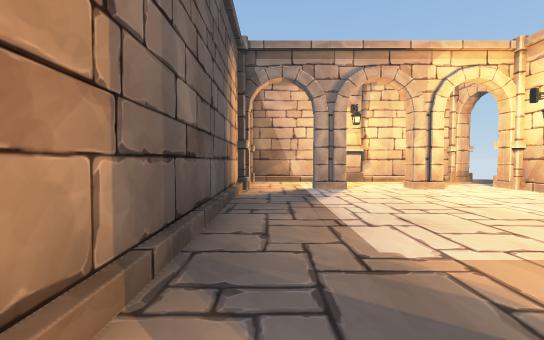
[1] (above)

16 first-person views from a walk through a Unity game level. The camera is 0.59 m above the floor, tilts 2° down and sees 90° across. Doors are open. The floor is counted in squares, 1 m on a side. Each view is taken from the middle of a square. On the plan, view 1 faces up. The plan holds only what a view shows up to about 9 squares ahead; the rest is blank. The player is left out.

[2]
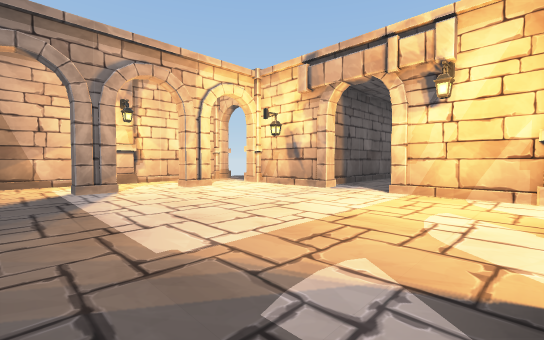

[3]
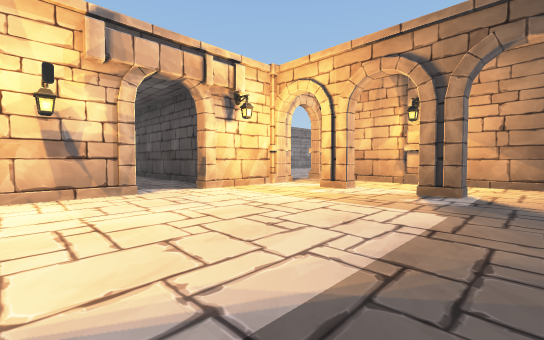

[4]
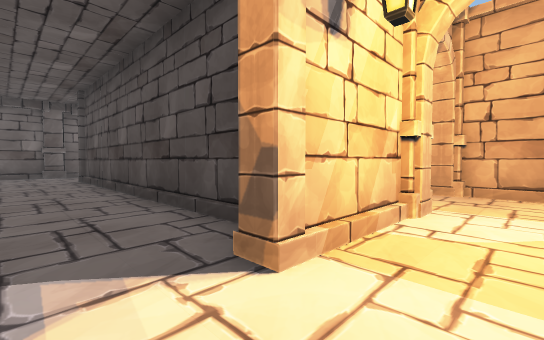

[5]
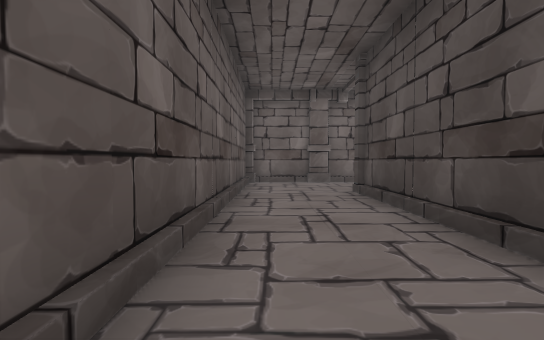

[6]
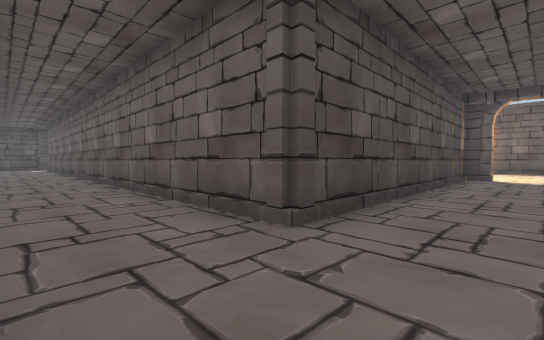

[7]
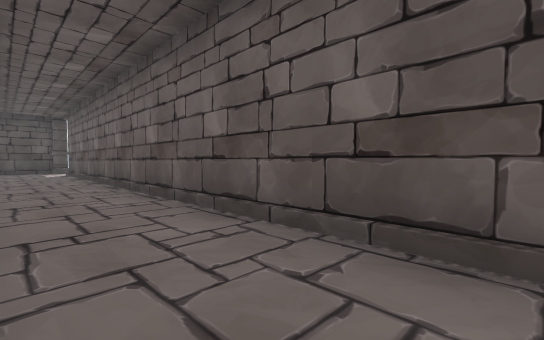

[8]
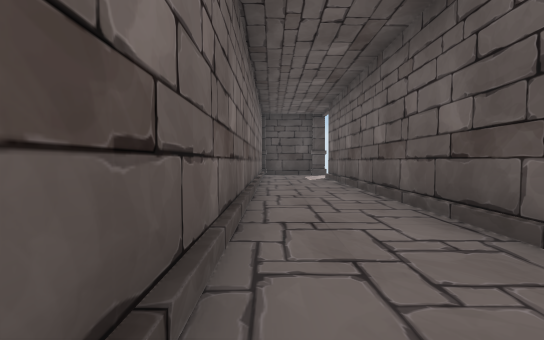

[9]
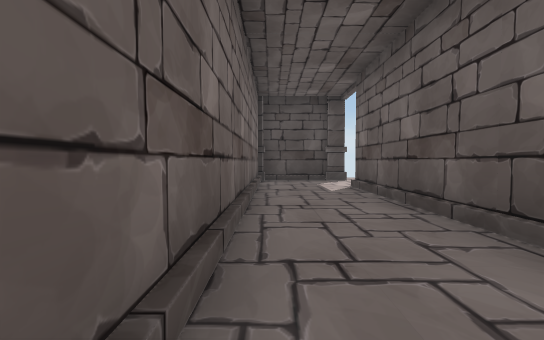

[10]
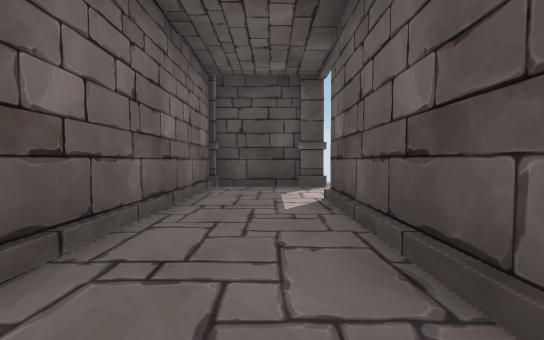

[11]
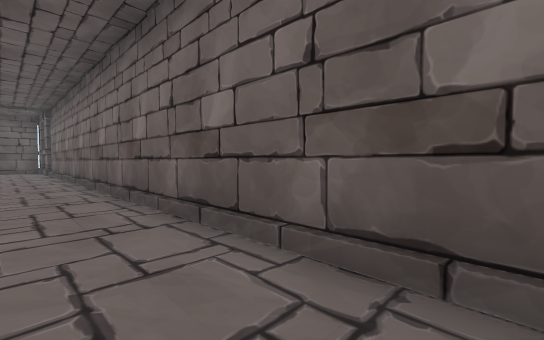

[12]
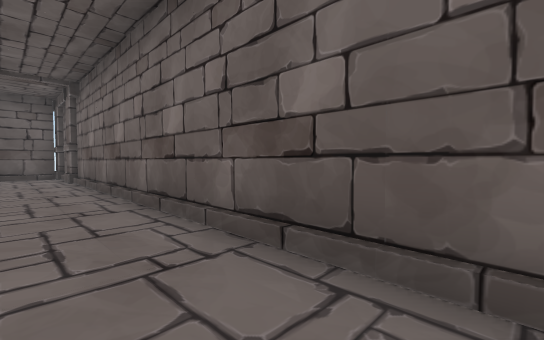

[13]
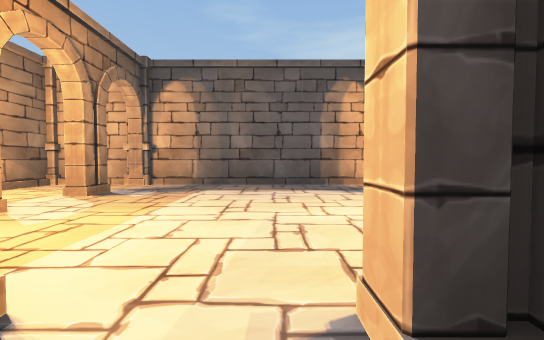

[14]
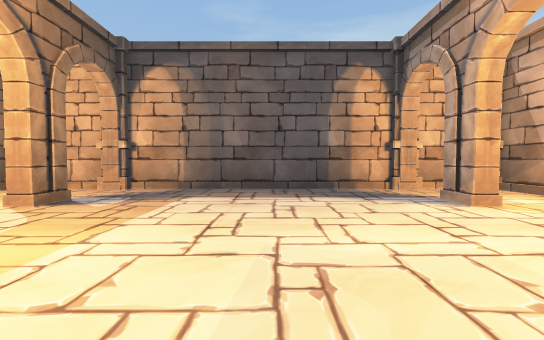

[15]
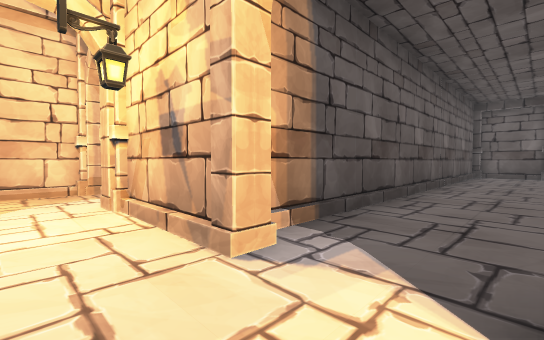

[16]
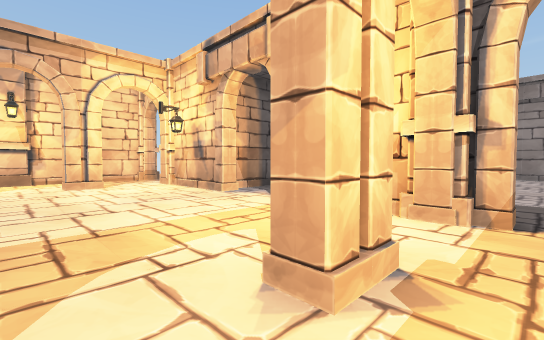

### Floor plan
Points are (right, up) in squares from view 1. A wall is a line through its corners. A room is listed if a view was taken in it or the views show most of it. See-through windows are left out.
Room 1 (views 1, 2, 3, 4, 5, 6, 7, 8, 9, 10, 11, 12, 13, 14, 15, 16)
walls: (5.3, 2) (5.3, 1.3) (13.1, 1.3) (13.1, -16.2); (5.1, 3.3) (5.1, 5.5); (5.1, 0.4) (5.1, 2); (3.6, -0.4) (2.9, -0.4) (2.9, -0.1) (3.5, -0.1); (3.3, -0.5) (3.3, 0); (3.6, 5.6) (2.9, 5.6) (2.9, 6); (4.5, 7.6) (-0.6, 7.6); (2.5, -2.4) (4.5, -2.4); (15.4, 2.4) (15.4, 3.7) (5.3, 3.7) (5.3, 3.2); (0.9, -0.5) (0.9, -0.1) (1.5, -0.1) (1.5, -0.5); (1.5, 6) (1.5, 5.6) (0.9, 5.6) (0.9, 6); (-0.7, -0.5) (-0.7, -2.4) (1.5, -2.4); (-0.7, 5.5) (-0.7, 0.5); (13.5, -18.2) (15.4, -18.2) (15.4, 1.5)
ways out: open door at (5, -1); open door at (5, 7)
objects: pillar (-1, 0); pillar (-1, 6); pillar (2, 8); pillar (15, 2) to (16, 2)

Positions as (right, up) in squares from view 1, and headings:
1: (0, 0), facing up
2: (0, 0), facing up-right
3: (0, 5), facing down-right
4: (4, 3), facing down-right
5: (8, 3), facing right
6: (15, 3), facing down-left
7: (15, -3), facing down-left
8: (15, -7), facing down
9: (15, -10), facing down
10: (14, -12), facing down
11: (14, -12), facing up-right
12: (14, -7), facing up-right
13: (6, 3), facing left
14: (5, 3), facing left
15: (4, 2), facing up-right
16: (2, -1), facing up-right
